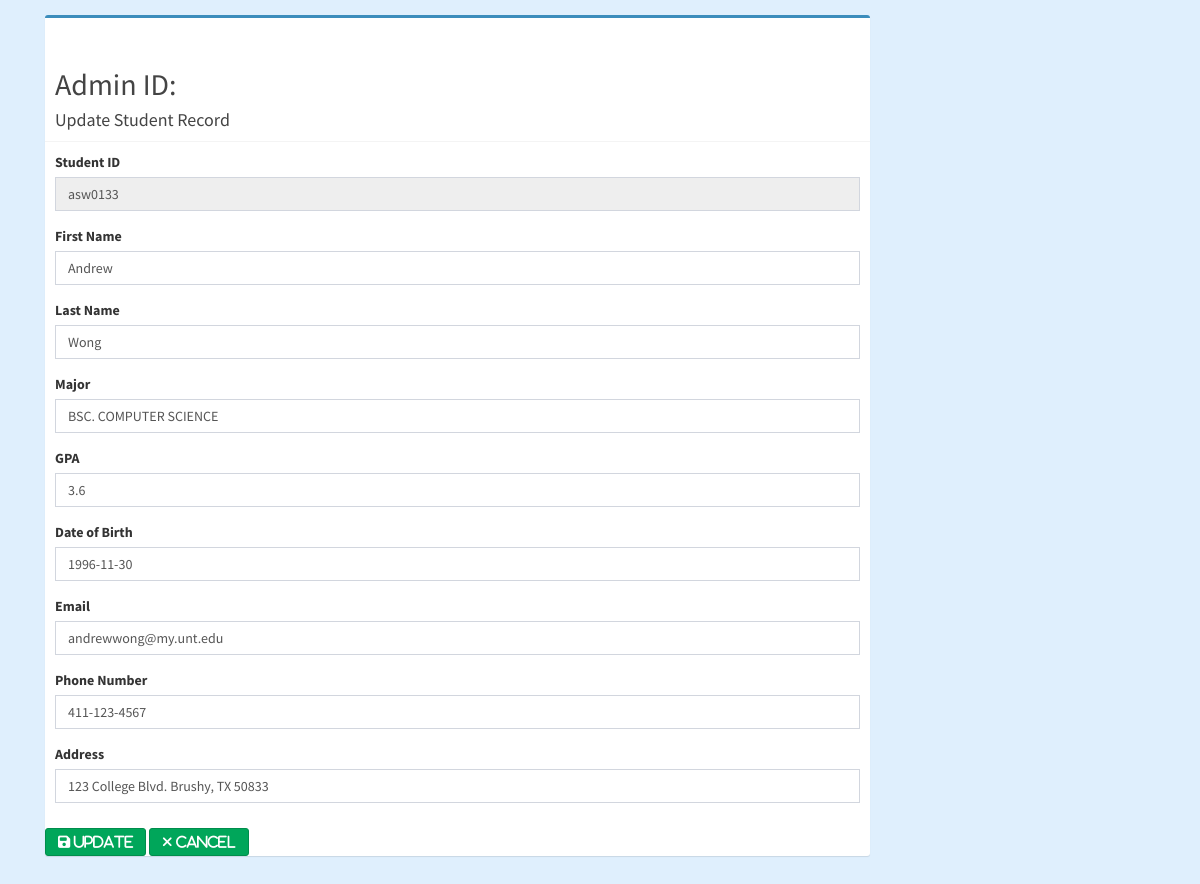
Page /admin/admin-updateStudentRecord.php?id=asw0133 on the committed database.
### tables this page shows
CREATE TABLE `student` (
  `euid` varchar(45) NOT NULL,
  `first_name` varchar(45) NOT NULL,
  `last_name` varchar(45) NOT NULL,
  `gender` varchar(45) NOT NULL,
  `password` varchar(45) NOT NULL,
  `department` varchar(45) NOT NULL,
  `email` varchar(45) NOT NULL,
  `gpa` varchar(45) NOT NULL,
  `level` int(3) NOT NULL,
  `dob` date NOT NULL,
  `phone` varchar(15) NOT NULL,
  `addr` varchar(200) NOT NULL,
  `courseofstudy` varchar(100) NOT NULL,
  `profileimg` varchar(45) NOT NULL DEFAULT 'avatar.png',
  `lastlogin` timestamp NOT NULL DEFAULT current_timestamp(),
  `updatelogin` timestamp NOT NULL DEFAULT '0000-00-00 00:00:00'
);

### admin/admin-updateStudentRecord.php (the view, shortened to what this page needs)
<?php
include '../config.php';
$euid = $_GET['id'];
$result = mysqli_query($db,"SELECT * FROM student WHERE euid ='$euid'");
if (mysqli_num_rows($result) > 0) {
	while ($row = mysqli_fetch_assoc($result))
	{
        $euid = $row['euid'];
		$fname = $row['first_name'];
        $lname =  $row['last_name'];
        $email =  $row['email'];
        $gpa =  $row['gpa'];
        $dob =  $row['dob'];
        $addr =  $row['addr'];
        $phone =  $row['phone'];
        $major =  $row['courseofstudy'];
  }
}
?>
<!DOCTYPE html>
<html lang="en">
<head>
    <link rel="stylesheet" href="../css/bootstrap.min.css">
    <link rel="stylesheet" href="../css/admin-style.css">
    <link rel="stylesheet" href="../css/adminLTE.css">
</head>
    <body id="#home">
        <div class="container-fluid">
            <div class="row content">
                <div class="col-sm-9">
                    <div class="box box-primary">
                    <br>
                        <div class="box-header with-border">
                            <h2>Admin ID: <?php echo $_SESSION["euid"]; ?></h2>
                            <h3 class="box-title">Update Student Record</h3>
                        </div>
                        <form id="" action="scripts/admin-updateStudent.php" name="update" onsubmit="return updateStudent()" method="POST">
                          <div class="box-body">
                            <div class="form-group">
                                <label for="student_id">Student ID</label>
                                <input type="text" class="form-control" readonly id="euid" name="euid" value="<?php echo $euid; ?>">
                            </div>
                            <div class="form-group">
                                <label for="firstname">First Name</label>
                                <input type="text" class="form-control" id="fname" name="first_name" value="<?php echo $fname; ?>">
                            </div>
                            <div class="form-group">
                                <label for="lastname">Last Name</label>
                                <input type="text" class="form-control" id="lname" name="last_name" value="<?php echo $lname; ?>">
                            </div>
                            <div class="form-group">
                                <label for="courseofstudy">Major</label>
                                <input type="text" class="form-control" id="cos" name="courseofstudy" value="<?php echo $major; ?>">
                            </div>
                            <div class="form-group">
                                <label for="gpa">GPA</label>
                                <input type="text" class="form-control" id="gpa" name="gpa" value="<?php echo $gpa; ?>">
                            </div>
                            <div class="form-group">
                                <label for="dob">Date of Birth</label>
                                <input type="text" class="form-control" id="dob" name="dob" value="<?php echo $dob; ?>">
                            </div>
                            <div class="form-group">
                                <label for="email">Email</label>
                                <input type="text" class="form-control" id="email" name="email" value="<?php echo $email; ?>">
                            </div>
                            <div class="form-group">
                                <label for="phone">Phone Number</label>
                                <input type="text" class="form-control" id="phone" name="phone" value="<?php echo $phone; ?>">
                            </div>
                            <div class="form-group">
                                <label for="address">Address</label>
                                <input type="text" class="form-control" id="address" name="address" value="<?php echo $addr; ?>">
                            </div>
                          </div>
                          <button type="submit" class="update-button btn btn-success fas fa-save"> Update</button>
                          <a href="admin-viewStudent.php"><button type="button" class="update-button btn btn-success fas fa-times"> Cancel</button></a>
                        </form>
                    </div>
                </div>
              </div>
          </div>
      </body>
</html>

### css/admin-style.css (style rules this page uses)
body { font-family: 'Nunito', sans-serif; background-color: rgba(223, 239, 253, 0.993); }

### rows in the picture
student: euid "asw0133", first_name "Andrew", last_name "Wong", courseofstudy "BSC. COMPUTER SCIENCE", gpa "3.6", dob "1996-11-30", email "andrewwong@my.unt.edu", phone "411-123-4567", address "123 College Blvd. Brushy, TX 50833"
